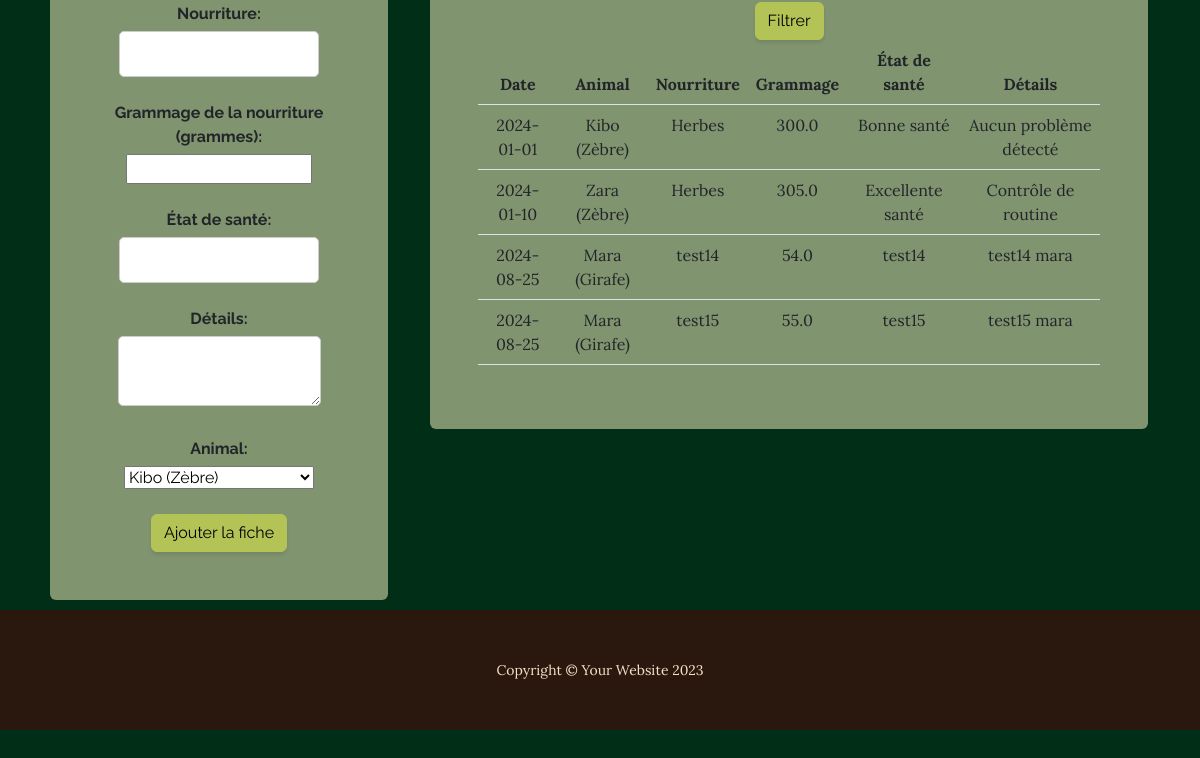
/admin (lower part), run on an earlier commit of the app's database.
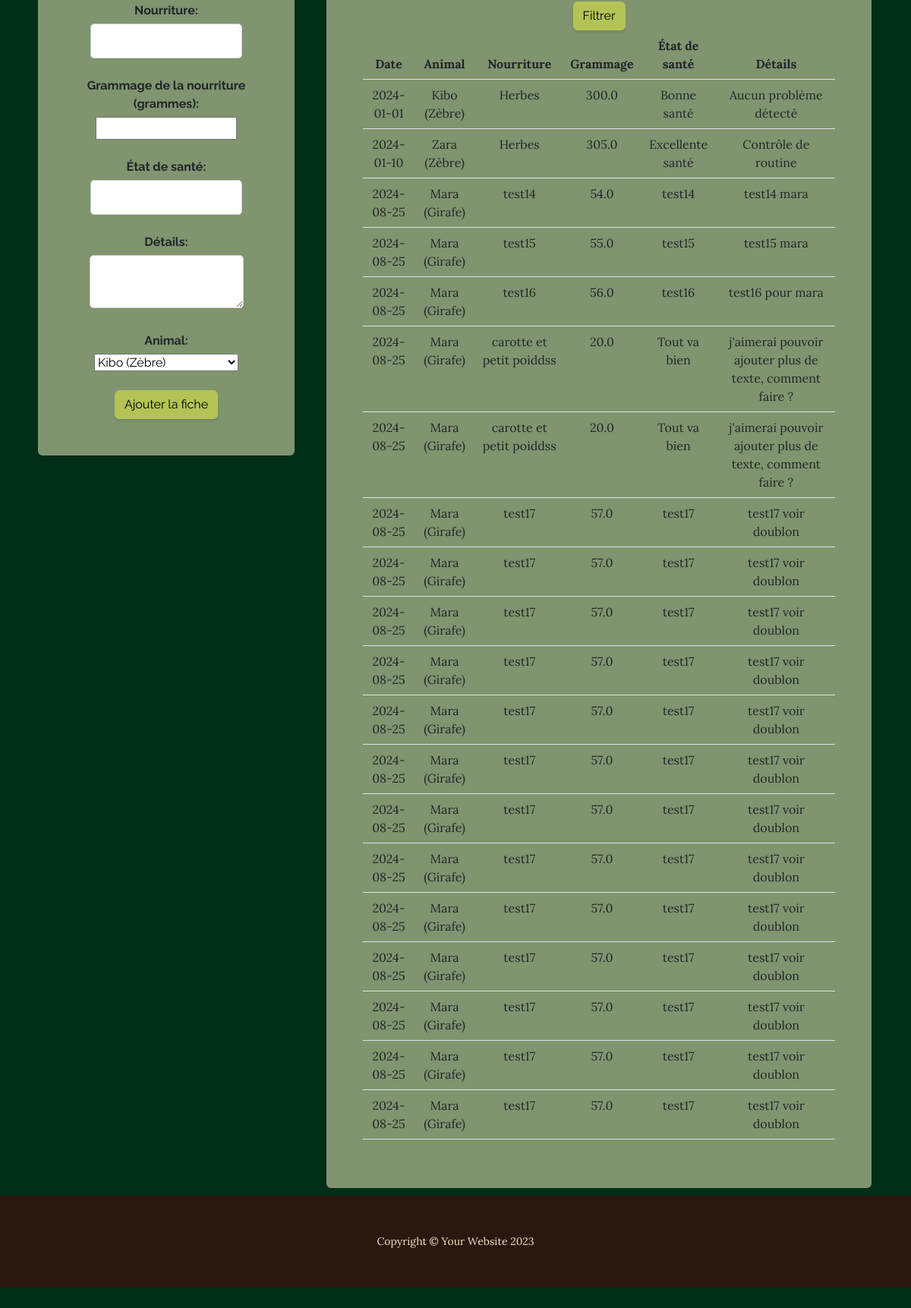
And on a later commit of the database.
### app.py (models this page shows)
class VetRecord(db.Model):
    id = db.Column(db.Integer, primary_key=True)
    date = db.Column(db.Date, nullable=False)
    food = db.Column(db.String(100), nullable=False)
    weight = db.Column(db.Float, nullable=False)
    health_status = db.Column(db.String(200), nullable=False)
    details = db.Column(db.Text, nullable=True)
    animal_id = db.Column(db.Integer, db.ForeignKey('animal.id'), nullable=False)
    animal = db.relationship('Animal', back_populates='vet_records')

class Animal(db.Model):
    id = db.Column(db.Integer, primary_key=True)
    name = db.Column(db.String(100), nullable=False)
    species = db.Column(db.String(100), nullable=False)
    image = db.Column(db.String(200))
    habitat_id = db.Column(db.Integer, db.ForeignKey('habitat.id'), nullable=False)
    vet_records = db.relationship('VetRecord', back_populates='animal', lazy=True)

### app.py (the view, shortened to what this page needs)
@app.route('/admin', methods=['GET', 'POST'])
def admin():
    animals = Animal.query.all()
    date_filter = request.args.get('date')
    animal_filter = request.args.get('animal_id')
    query = VetRecord.query
    if date_filter:
        query = query.filter_by(date=date.fromisoformat(date_filter))
    if animal_filter:
        query = query.filter_by(animal_id=int(animal_filter))
    vet_records = query.all()
    return render_template('admin.html', animals=animals, vet_records=vet_records)

### templates/admin.html (shortened to what this page needs)
<!DOCTYPE html>
<html lang="en">
    <head>
        <link href="../static/css/styles.css" rel="stylesheet" />
    </head>
    <body>
        <section class="page-section2 cta2">
            <div class="container">
                <div class="row">
                    <div class="col-xl-14 mx-auto">
                        <div class="row">
                            <div class="col-md-4">
                                <div class="inner5 bg-faded text-center rounded">
                                    <form method="POST" action="{{ url_for('admin') }}">
                                        <label for="date">Date:</label><br>
                                        <input type="date" id="date" name="date" required><br><br>
                                        <label for="food">Nourriture:</label><br>
                                        <input type="text" id="food" name="food" required><br><br>
                                        <label for="weight">Grammage de la nourriture (grammes):</label><br>
                                        <input type="number" step="0.1" id="weight" name="weight" required><br><br>
                                        <label for="health_status">État de santé:</label><br>
                                        <input type="text" id="health_status" name="health_status" required><br><br>
                                        <label for="details">Détails:</label><br>
                                        <textarea id="details" name="details" required></textarea><br><br>
                                        <label for="animal_id">Animal:</label><br>
                                        <select id="animal_id" name="animal_id" required>
                                            {% for animal in animals %}
                                                <option value="{{ animal.id }}">{{ animal.name }} ({{ animal.species }})</option>
                                            {% endfor %}
                                        </select><br><br>
                                        <button type="submit" class="btn btn-primary">Ajouter la fiche</button>
                                    </form>
                                </div>
                            </div>
                            <div class="col-md-8">
                                <div class="inner5 bg-faded text-center rounded">
                                    <form method="GET" action="{{ url_for('admin') }}">
                                        <label for="date">Date:</label><br>
                                        <input type="date" id="date" name="date"><br><br>
                                        <label for="animal_id">Animal:</label><br>
                                        <br><br>
                                        <button type="submit" class="btn btn-primary">Filtrer</button>
                                    </form>
                                    <table class="table">
                                        <thead>
                                            <tr>
                                                <th>Date</th>
                                                <th>Animal</th>
                                                <th>Nourriture</th>
                                                <th>Grammage</th>
                                                <th>État de santé</th>
                                                <th>Détails</th>
                                            </tr>
                                        </thead>
                                        <tbody>
                                            {% for record in vet_records %}
                                                <tr>
                                                    <td>{{ record.date }}</td>
                                                    <td>{{ record.animal.name }} ({{ record.animal.species }})</td>
                                                    <td>{{ record.food }}</td>
                                                    <td>{{ record.weight }}</td>
                                                    <td>{{ record.health_status }}</td>
                                                    <td>{{ record.details }}</td>
                                                </tr>
                                            {% endfor %}
                                        </tbody>
                                    </table>
                                </div>
                            </div>
                        </div>
                    </div>
                </div>
            </div>
        <footer class="footer text-faded text-center py-5">
            <div class="container"><p class="m-0 small">Copyright &copy; Your Website 2023</p></div>
        </footer>
    </body>
</html>

What changed in the data, as far as the page shows it:
added VetRecord: date "2024-08-25", animal.name "Mara", animal.species "Girafe", food "test16", weight "56.0", health_status "test16", details "test16 pour mara"
added VetRecord: date "2024-08-25", animal.name "Mara", animal.species "Girafe", food "carotte et petit poiddss", weight "20.0", health_status "Tout va bien", details "j'aimerai pouvoir ajouter plus de texte, comment faire ?"
added VetRecord: date "2024-08-25", animal.name "Mara", animal.species "Girafe", food "carotte et petit poiddss", weight "20.0", health_status "Tout va bien", details "j'aimerai pouvoir ajouter plus de texte, comment faire ?"
added VetRecord: date "2024-08-25", animal.name "Mara", animal.species "Girafe", food "test17", weight "57.0", health_status "test17", details "test17 voir doublon"
added VetRecord: date "2024-08-25", animal.name "Mara", animal.species "Girafe", food "test17", weight "57.0", health_status "test17", details "test17 voir doublon"
added VetRecord: date "2024-08-25", animal.name "Mara", animal.species "Girafe", food "test17", weight "57.0", health_status "test17", details "test17 voir doublon"
added VetRecord: date "2024-08-25", animal.name "Mara", animal.species "Girafe", food "test17", weight "57.0", health_status "test17", details "test17 voir doublon"
added VetRecord: date "2024-08-25", animal.name "Mara", animal.species "Girafe", food "test17", weight "57.0", health_status "test17", details "test17 voir doublon"
added VetRecord: date "2024-08-25", animal.name "Mara", animal.species "Girafe", food "test17", weight "57.0", health_status "test17", details "test17 voir doublon"
added VetRecord: date "2024-08-25", animal.name "Mara", animal.species "Girafe", food "test17", weight "57.0", health_status "test17", details "test17 voir doublon"
added VetRecord: date "2024-08-25", animal.name "Mara", animal.species "Girafe", food "test17", weight "57.0", health_status "test17", details "test17 voir doublon"
added VetRecord: date "2024-08-25", animal.name "Mara", animal.species "Girafe", food "test17", weight "57.0", health_status "test17", details "test17 voir doublon"
added VetRecord: date "2024-08-25", animal.name "Mara", animal.species "Girafe", food "test17", weight "57.0", health_status "test17", details "test17 voir doublon"
added VetRecord: date "2024-08-25", animal.name "Mara", animal.species "Girafe", food "test17", weight "57.0", health_status "test17", details "test17 voir doublon"
added VetRecord: date "2024-08-25", animal.name "Mara", animal.species "Girafe", food "test17", weight "57.0", health_status "test17", details "test17 voir doublon"
added VetRecord: date "2024-08-25", animal.name "Mara", animal.species "Girafe", food "test17", weight "57.0", health_status "test17", details "test17 voir doublon"
